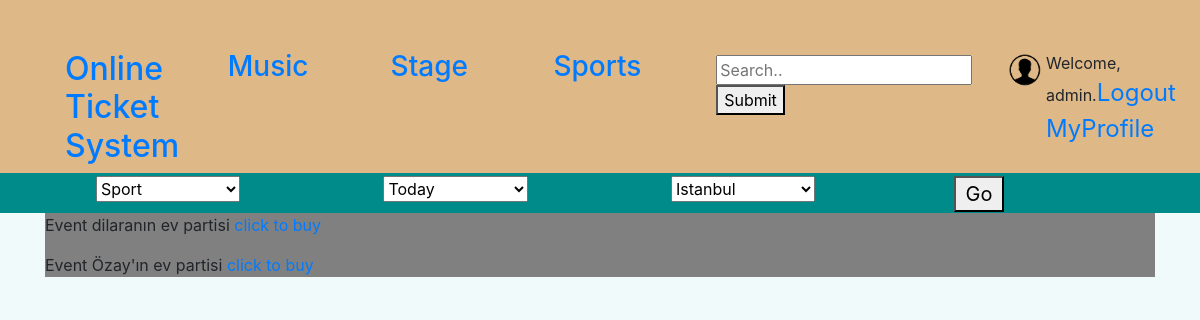
Before: / (signed in) with the older database file.
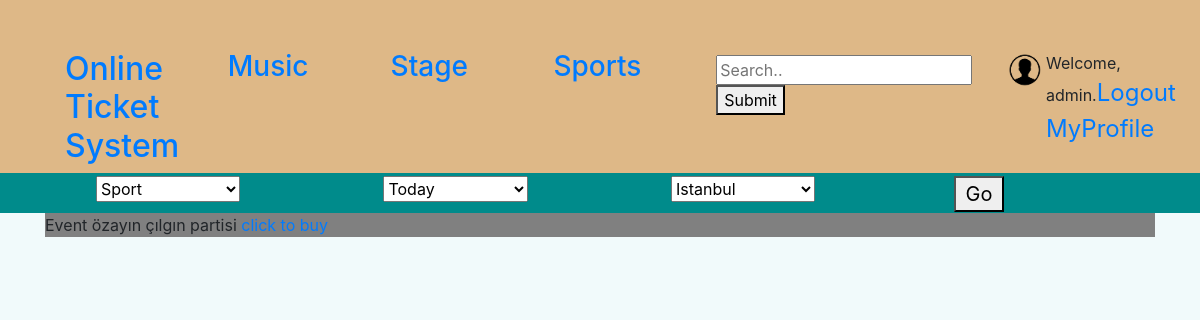
After: the same page with the newer database file.
### website/models.py (models this page shows, shortened)
class Event(models.Model):
    name = models.CharField(max_length=50)
    stage = models.ForeignKey(Stage, on_delete=models.CASCADE)
    date = models.DateField()
    quota = models.IntegerField()
    price = models.IntegerField()
    isAvailable = models.BooleanField(default=False)
    isAccepted = models.BooleanField(default=False)
    rules = models.CharField(max_length=500)
    def get_preview_ticket_url(self):
        return f"/event/{self.pk}/preview"

### website/views.py (the view)
# urls.py: 2. Add a URL to urlpatterns:  path('', views.home, name='home')
def home(request):
    event_list = Event.objects.all()
    context = {"event_list": event_list}
    return render(request, 'home.html', context)

### templates/home.html (shortened to what this page needs)
{%  extends 'base.html' %}
{% block content %}
        {% for event in event_list %}
		  <p>Event {{ event.name }} <a href={{ event.get_preview_ticket_url }}>click to buy</a></p>
	{% endfor %}
{% endblock %}

Changed rows visible on the page:
removed Event: name "Özay'ın ev partisi"
changed Event: name "dilaranın ev partisi" → "özayın çılgın partisi"
